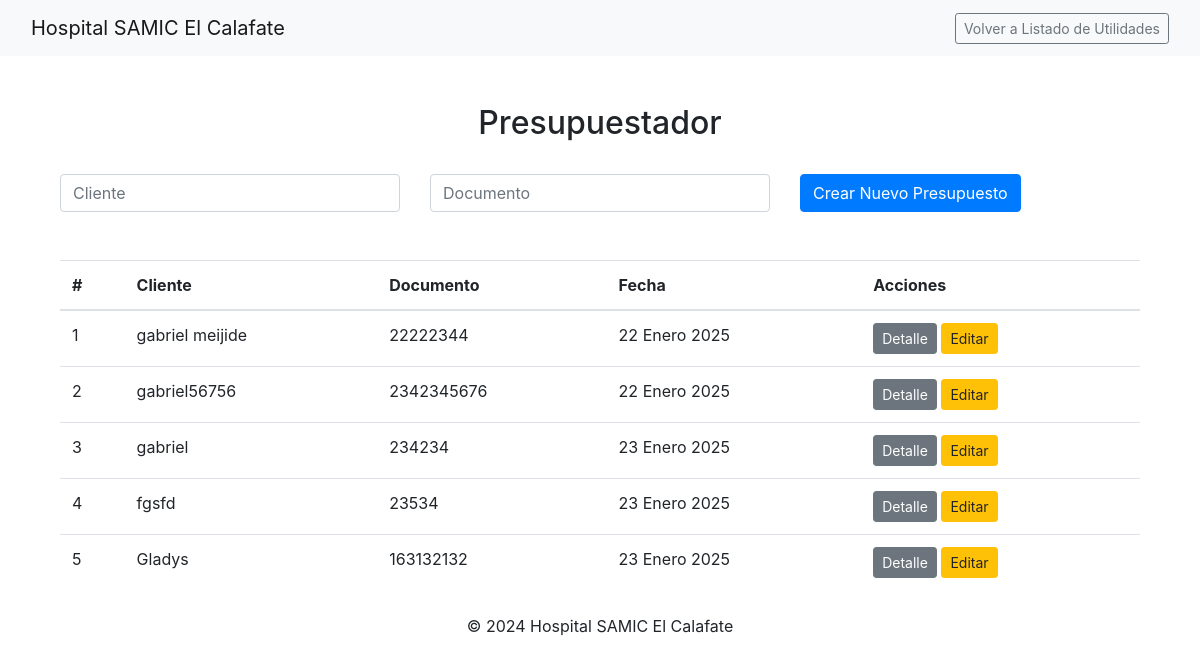
Page /facturacion/detalle_presupuestador/ on the earlier database version.
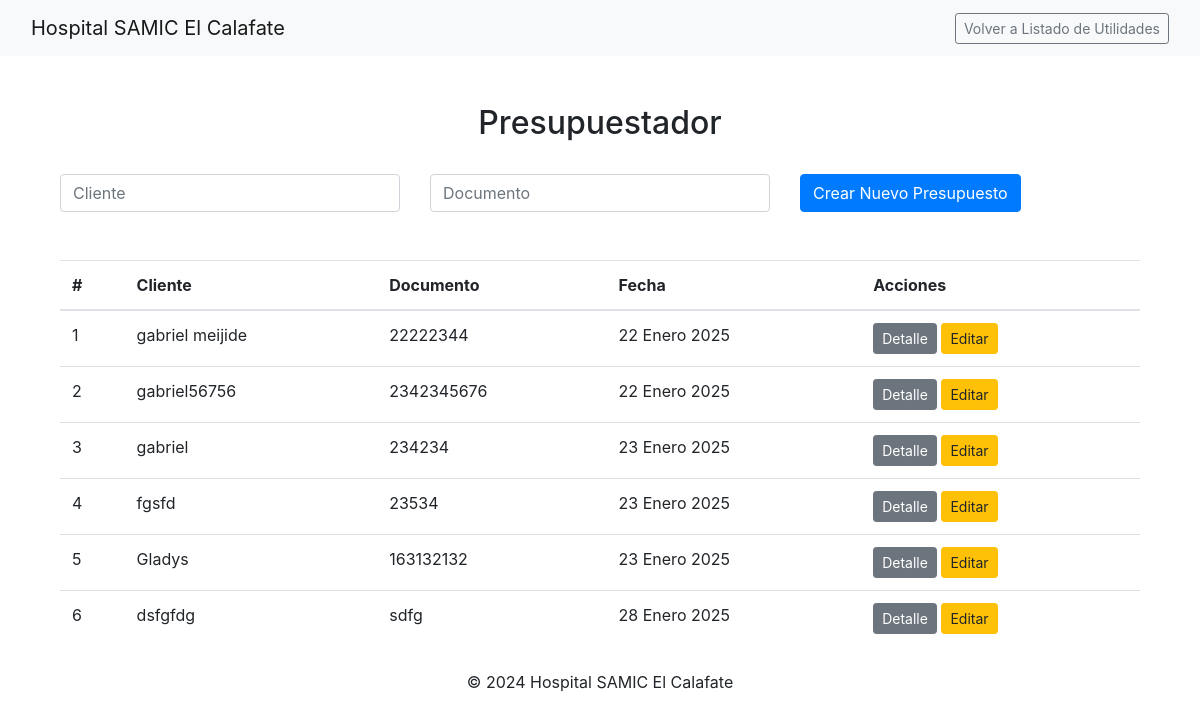
Same page on the later database version.
### facturacion/models.py (models this page shows, shortened)
class Presupuesto(models.Model):
    numero = models.AutoField(primary_key=True)  # Número único de presupuesto
    cliente = models.CharField(max_length=255)  # Nombre del cliente
    documento = models.CharField(max_length=20)  # Documento del cliente
    fecha = models.DateField(auto_now_add=True)  # Fecha de creación del presupuesto

### facturacion/views.py (the view)
# urls.py: path('detalle_presupuestador/', views.detalle_presupuestador, name='detalle_presupuestador'),
def detalle_presupuestador(request):
    presupuestos = Presupuesto.objects.all()  # Obtén todos los presupuestos
    return render(request, 'facturacion/detalle_presupuestador.html', {
        'presupuestos': presupuestos,
        'mostrar_volver': True  # Agrega una bandera para mostrar el botón
    })

### facturacion/templates/facturacion/detalle_presupuestador.html (shortened to what this page needs)
{% extends 'index.html' %}
{% load static %}
{% block content %}
<div class="container mt-5">
    <h2 class="text-center">Presupuestador</h2>
    <br>
    <div class="mb-4">
        <form method="POST" action="{% url 'presupuesto_nuevo' %}">
            <div class="row">
                <div class="col-md-4">
                    <input type="text" name="cliente" class="form-control" placeholder="Cliente" required>
                </div>
                <div class="col-md-4">
                    <input type="text" name="documento" class="form-control" placeholder="Documento" required>
                </div>
                <div class="col-md-4">
                    <button type="submit" class="btn btn-primary">Crear Nuevo Presupuesto</button>
                </div>
            </div>
        </form>
    </div>
    <br>
    {% if presupuestos %}
    <table class="table">
        <thead>
            <tr>
                <th>#</th>
                <th>Cliente</th>
                <th>Documento</th>
                <th>Fecha</th>
                <th>Acciones</th>
            </tr>
        </thead>
        <tbody>
            {% for presupuesto in presupuestos %}
            <tr>
                <td>{{ presupuesto.numero }}</td>
                <td>{{ presupuesto.cliente }}</td>
                <td>{{ presupuesto.documento }}</td>
                <td>{{ presupuesto.fecha }}</td>
                <td>
                    <a href="{% url 'detalle_presupuesto' presupuesto.numero %}" class="btn btn-secondary btn-sm me-2">Detalle</a>
                    <a href="{% url 'editar_presupuesto' presupuesto.numero %}" class="btn btn-warning btn-sm">Editar</a>
                </td>
            </tr>
            {% endfor %}
        </tbody>
    </table>
    {% else %}
    <div class="alert alert-info text-center" role="alert">
        No hay presupuestos disponibles.
    </div>
    {% endif %}
</div>
{% endblock %}

Differences in the rows shown:
added Presupuesto: numero "6", cliente "dsfgfdg", documento "sdfg", fecha "28 Enero 2025"
